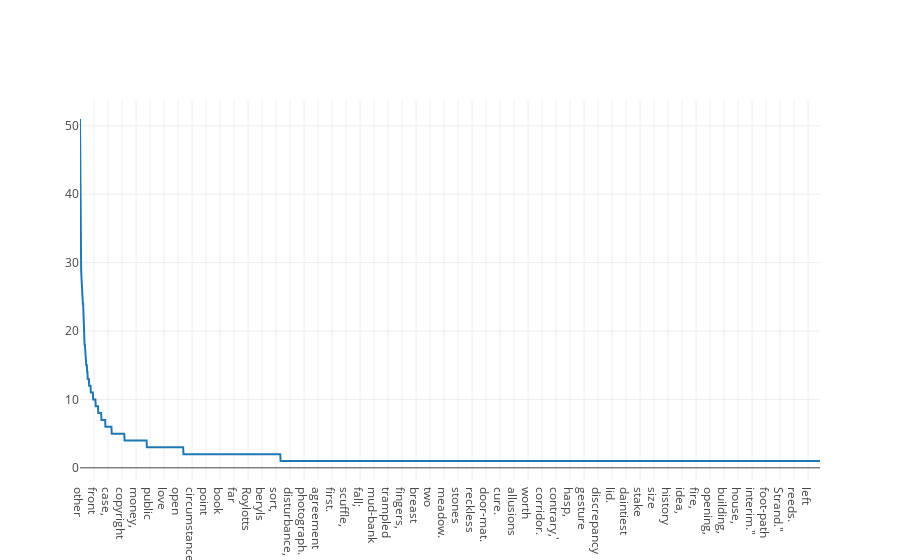
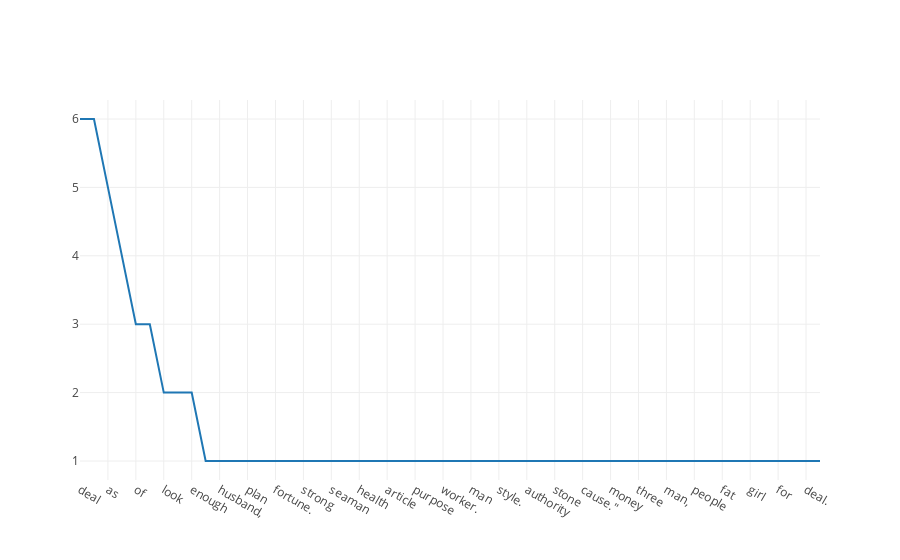

Write notebook code for charts like these, in order.
### Code cell
# Let us look at 

def bgof(x, y):
    return {k[1] : v for k, v in x.items() if k[0] == y}

sorted_the = sorted(bgof(bigrams, 'the').items(), key = lambda x : x[1], reverse=True)
iplot([{"x" : list(zip(*sorted_the))[0], "y": list(zip(*sorted_the))[1]}])

sorted_good = sorted(bgof(bigrams, 'good').items(), key = lambda x : x[1], reverse=True)
iplot([{"x" : list(zip(*sorted_good))[0], "y": list(zip(*sorted_good))[1]}])

#make_table(list(bgof(bigrams, 'good').items()))

print(bgof(bigrams, 'good')['man'])
print(bgof(bigrams, 'the')['man'])

### Figure 1 — Plotly figure (JSON) as saved in the notebook; plotly's stock layout.template omitted (floating-point values rounded to 4 significant figures; data arrays with more than 128 entries replaced by an {"elided": "..."} marker saying what was removed)
{"data": [{"x": {"elided": "2591 str values"}, "y": {"elided": "2591 int values"}}], "layout": {}}

### Figure 2 — Plotly figure (JSON) as saved in the notebook; plotly's stock layout.template omitted (floating-point values rounded to 4 significant figures)
{"data": [{"x": ["deal", "enough", "as", "a", "of", "sense", "look", "to", "enough\r", "news?\"\r", "husband,", "drive", "plan", "turn.", "fortune.\r", "with", "strong", "hundred", "seaman", "host,", "health", "news", "article", "about", "purpose", "pawnbroker", "worker.", "and", "man", "in", "style.", "spirits?\"\r", "authority", "thing,", "stone", "drive.\"\r", "cause.\"\r", "Berkshire", "money", "one,", "three", "friend\r", "man,\r", "might", "people", "enough,", "fat", "as\r", "girl", "ground", "for", "result,\"", "deal.", "aunt"], "y": [6, 6, 5, 4, 3, 3, 2, 2, 2, 1, 1, 1, 1, 1, 1, 1, 1, 1, 1, 1, 1, 1, 1, 1, 1, 1, 1, 1, 1, 1, 1, 1, 1, 1, 1, 1, 1, 1, 1, 1, 1, 1, 1, 1, 1, 1, 1, 1, 1, 1, 1, 1, 1, 1]}], "layout": {}}
